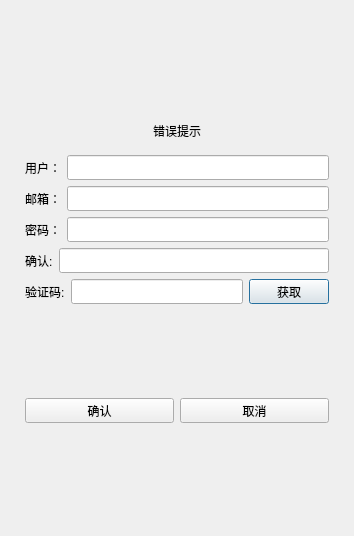
<?xml version="1.0" encoding="UTF-8"?>
<ui version="4.0">
 <class>RegisterDialog</class>
 <widget class="QDialog" name="RegisterDialog">
  <property name="geometry">
   <rect>
    <x>0</x>
    <y>0</y>
    <width>354</width>
    <height>536</height>
   </rect>
  </property>
  <property name="windowTitle">
   <string>Dialog</string>
  </property>
  <layout class="QVBoxLayout" name="verticalLayout_2">
   <item>
    <layout class="QVBoxLayout" name="verticalLayout">
     <property name="leftMargin">
      <number>5</number>
     </property>
     <property name="topMargin">
      <number>5</number>
     </property>
     <property name="rightMargin">
      <number>5</number>
     </property>
     <property name="bottomMargin">
      <number>5</number>
     </property>
     <item>
      <widget class="QStackedWidget" name="stackedWidget">
       <widget class="QWidget" name="page">
        <layout class="QVBoxLayout" name="verticalLayout_3">
         <item>
          <spacer name="verticalSpacer">
           <property name="orientation">
            <enum>Qt::Vertical</enum>
           </property>
           <property name="sizeHint" stdset="0">
            <size>
             <width>20</width>
             <height>40</height>
            </size>
           </property>
          </spacer>
         </item>
         <item>
          <widget class="QWidget" name="widget" native="true">
           <layout class="QVBoxLayout" name="verticalLayout_4">
            <item>
             <widget class="QLabel" name="err_tip">
              <property name="text">
               <string>错误提示</string>
              </property>
              <property name="alignment">
               <set>Qt::AlignCenter</set>
              </property>
             </widget>
            </item>
           </layout>
          </widget>
         </item>
         <item>
          <layout class="QHBoxLayout" name="horizontalLayout">
           <item>
            <widget class="QLabel" name="user_label">
             <property name="minimumSize">
              <size>
               <width>0</width>
               <height>25</height>
              </size>
             </property>
             <property name="maximumSize">
              <size>
               <width>16777215</width>
               <height>25</height>
              </size>
             </property>
             <property name="text">
              <string>用户：</string>
             </property>
            </widget>
           </item>
           <item>
            <widget class="QLineEdit" name="user_edit">
             <property name="minimumSize">
              <size>
               <width>0</width>
               <height>25</height>
              </size>
             </property>
             <property name="maximumSize">
              <size>
               <width>16777215</width>
               <height>25</height>
              </size>
             </property>
            </widget>
           </item>
          </layout>
         </item>
         <item>
          <layout class="QHBoxLayout" name="horizontalLayout_2">
           <item>
            <widget class="QLabel" name="email_label">
             <property name="minimumSize">
              <size>
               <width>0</width>
               <height>25</height>
              </size>
             </property>
             <property name="maximumSize">
              <size>
               <width>16777215</width>
               <height>25</height>
              </size>
             </property>
             <property name="text">
              <string>邮箱：</string>
             </property>
            </widget>
           </item>
           <item>
            <widget class="QLineEdit" name="email_edit">
             <property name="minimumSize">
              <size>
               <width>0</width>
               <height>25</height>
              </size>
             </property>
             <property name="maximumSize">
              <size>
               <width>16777215</width>
               <height>25</height>
              </size>
             </property>
            </widget>
           </item>
          </layout>
         </item>
         <item>
          <layout class="QHBoxLayout" name="horizontalLayout_3">
           <item>
            <widget class="QLabel" name="pass_label">
             <property name="minimumSize">
              <size>
               <width>0</width>
               <height>25</height>
              </size>
             </property>
             <property name="maximumSize">
              <size>
               <width>16777215</width>
               <height>25</height>
              </size>
             </property>
             <property name="text">
              <string>密码：</string>
             </property>
            </widget>
           </item>
           <item>
            <widget class="QLineEdit" name="pass_edit">
             <property name="minimumSize">
              <size>
               <width>0</width>
               <height>25</height>
              </size>
             </property>
             <property name="maximumSize">
              <size>
               <width>16777215</width>
               <height>25</height>
              </size>
             </property>
            </widget>
           </item>
          </layout>
         </item>
         <item>
          <layout class="QHBoxLayout" name="horizontalLayout_4">
           <item>
            <widget class="QLabel" name="confirm_label">
             <property name="minimumSize">
              <size>
               <width>0</width>
               <height>25</height>
              </size>
             </property>
             <property name="maximumSize">
              <size>
               <width>16777215</width>
               <height>25</height>
              </size>
             </property>
             <property name="text">
              <string>确认:</string>
             </property>
            </widget>
           </item>
           <item>
            <widget class="QLineEdit" name="confirm_edit">
             <property name="minimumSize">
              <size>
               <width>0</width>
               <height>25</height>
              </size>
             </property>
             <property name="maximumSize">
              <size>
               <width>16777215</width>
               <height>25</height>
              </size>
             </property>
            </widget>
           </item>
          </layout>
         </item>
         <item>
          <layout class="QHBoxLayout" name="horizontalLayout_6">
           <item>
            <widget class="QLabel" name="varify_label">
             <property name="minimumSize">
              <size>
               <width>0</width>
               <height>25</height>
              </size>
             </property>
             <property name="maximumSize">
              <size>
               <width>16777215</width>
               <height>25</height>
              </size>
             </property>
             <property name="text">
              <string>验证码:</string>
             </property>
            </widget>
           </item>
           <item>
            <widget class="QLineEdit" name="varify_edit">
             <property name="minimumSize">
              <size>
               <width>0</width>
               <height>25</height>
              </size>
             </property>
             <property name="maximumSize">
              <size>
               <width>16777215</width>
               <height>25</height>
              </size>
             </property>
            </widget>
           </item>
           <item>
            <widget class="QPushButton" name="get_code">
             <property name="minimumSize">
              <size>
               <width>0</width>
               <height>25</height>
              </size>
             </property>
             <property name="maximumSize">
              <size>
               <width>16777215</width>
               <height>25</height>
              </size>
             </property>
             <property name="text">
              <string>获取</string>
             </property>
            </widget>
           </item>
          </layout>
         </item>
         <item>
          <spacer name="verticalSpacer_2">
           <property name="orientation">
            <enum>Qt::Vertical</enum>
           </property>
           <property name="sizeHint" stdset="0">
            <size>
             <width>20</width>
             <height>40</height>
            </size>
           </property>
          </spacer>
         </item>
         <item>
          <layout class="QHBoxLayout" name="horizontalLayout_7">
           <item>
            <widget class="QPushButton" name="confirm_btn">
             <property name="minimumSize">
              <size>
               <width>0</width>
               <height>25</height>
              </size>
             </property>
             <property name="maximumSize">
              <size>
               <width>16777215</width>
               <height>25</height>
              </size>
             </property>
             <property name="text">
              <string>确认</string>
             </property>
            </widget>
           </item>
           <item>
            <widget class="QPushButton" name="cancel_btn">
             <property name="minimumSize">
              <size>
               <width>0</width>
               <height>25</height>
              </size>
             </property>
             <property name="maximumSize">
              <size>
               <width>16777215</width>
               <height>25</height>
              </size>
             </property>
             <property name="text">
              <string>取消</string>
             </property>
            </widget>
           </item>
          </layout>
         </item>
         <item>
          <spacer name="verticalSpacer_3">
           <property name="orientation">
            <enum>Qt::Vertical</enum>
           </property>
           <property name="sizeHint" stdset="0">
            <size>
             <width>20</width>
             <height>40</height>
            </size>
           </property>
          </spacer>
         </item>
        </layout>
       </widget>
       <widget class="QWidget" name="page_2"/>
      </widget>
     </item>
    </layout>
   </item>
  </layout>
 </widget>
 <resources/>
 <connections/>
</ui>
